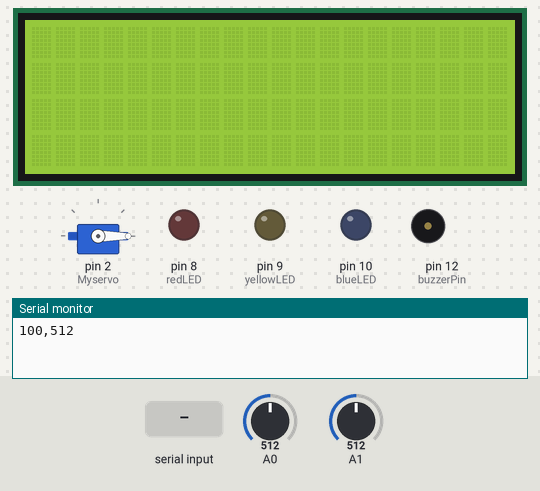
A sketch run on a simulated Arduino Uno, built with avr-gcc and run on an emulated ATmega328P. On the bench: 20×4 character LCD, servo, output pins drawn as LEDs (lit = HIGH), buzzer (waves = sounding), the last lines printed to the serial monitor. The inputs (shaded band) are chosen by the test bench; at power-on: A0 = 512, A1 = 512.

Above: at 2.7 s.
2.8 s: "open_buzzer\n" received over Serial
At 13.7 s:
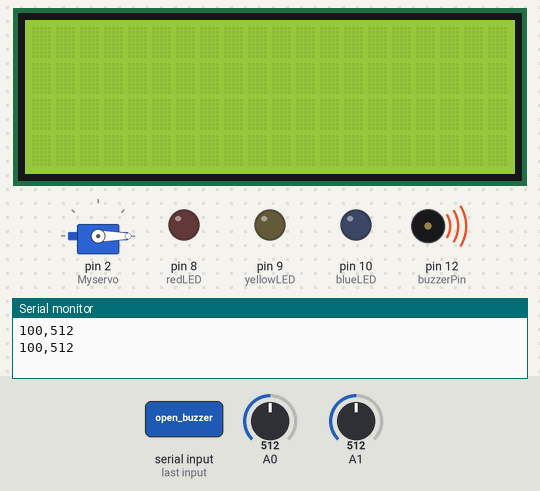
14.0 s: "open_watersprinkle\n" received over Serial
At 23.8 s:
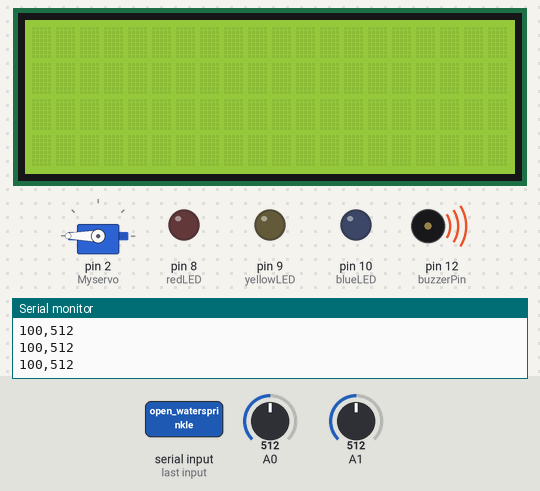
25.5 s: "redLED\n" received over Serial
At 35.5 s:
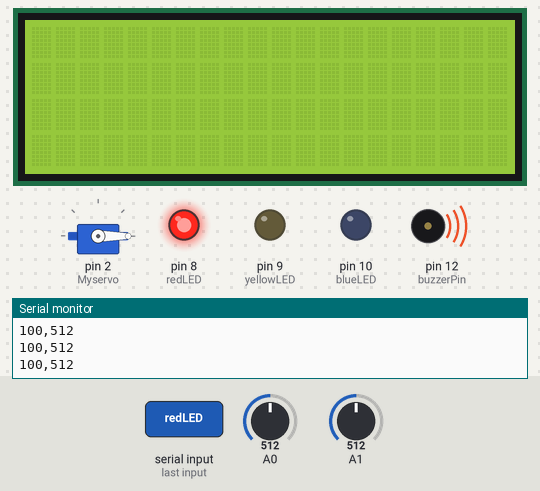
36.0 s: "close_buzzer\n" received over Serial
At 46.6 s:
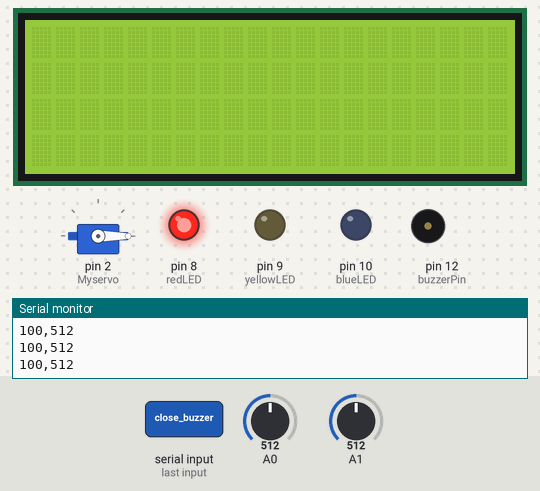
47.4 s: "yellowLED\n" received over Serial
At 57.0 s:
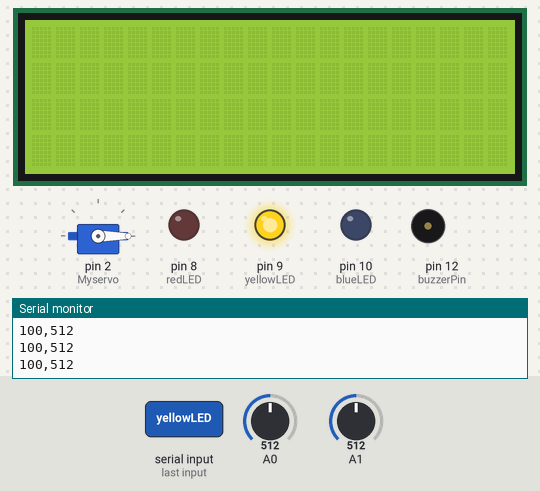
57.9 s: "blueLED\n" received over Serial
At 67.5 s:
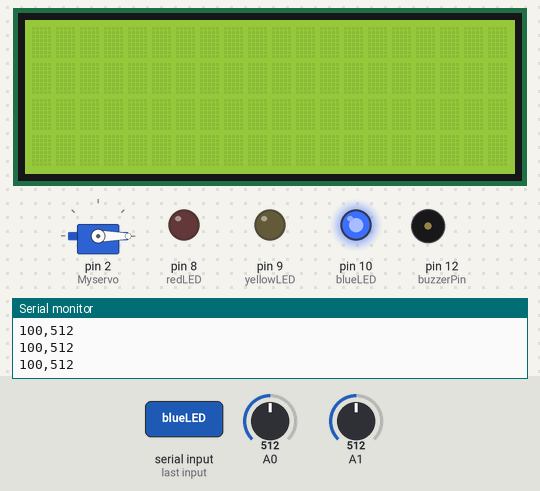
Timing chart, 0 to 69.0 s (numbered marks = the images above; inputs shaded):
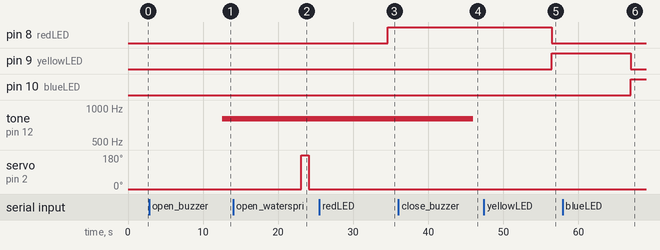

The sketch:

FireAlarmSketch.ino
```cpp
#include <Servo.h>
#include <Wire.h>
#include <LiquidCrystal_I2C.h>
#include <stdio.h>

#define MQ2pin A1;
#define temperatureMeter A0;


LiquidCrystal_I2C lcd(0x27, 20, 4);
Servo Myservo;
int buzzerPin = 12;
int redLED = 8;
int yellowLED = 9;
int blueLED = 10;

//float temp;
int tempvalue = 0;
int smokeValue = 0;

bool buzzleToggle;
bool watersprinkleToggle;
char buffer[30];

void setup() {
  // put your setup code here, to run once:
  Serial.begin(9600);

  //LCD Display
  lcd.begin();
  lcd.backlight();
  lcd.setCursor(0,0);
  delay(1000);

  buzzleToggle = true;
  watersprinkleToggle = true;
  //Servo motor
  Myservo.attach(2);

  Myservo.write(0);

  //Buzzer and LED
  pinMode(buzzerPin, OUTPUT);
  pinMode(redLED,OUTPUT);
  pinMode(yellowLED, OUTPUT);
  pinMode(blueLED,OUTPUT);
  delay(500);

}

void loop() {
  // put your main code here, to run repeatedly:

  tempvalue = map(analogRead(A0),0,1023,0,200);

  //Gas sensor
  smokeValue = analogRead(A1);


  sprintf(buffer, "%02d,%02d",tempvalue,smokeValue);
  Serial.println(buffer);
  delay(500);

  if(Serial.available()>0){

    String case_command = Serial.readStringUntil('\n');
      if(case_command == "normaltemp_and_normalsmokevalue")
      {

          lcd.setCursor(0,1);
          lcd.print("     NO SMOKE   ");
          noTone(buzzerPin);
          digitalWrite(redLED,LOW);
          digitalWrite(yellowLED, LOW);
          digitalWrite(blueLED,HIGH);
      }
      else if(case_command == "normaltemp_and_highsmokevalue")
      {

          lcd.setCursor(0,1);
          lcd.print("SMOKE DETECTED!!!");
          digitalWrite(redLED,LOW);
          digitalWrite(yellowLED,HIGH);
          digitalWrite(blueLED,LOW);
      }
      else if(case_command == "hightemp_and_normalsmokevalue")
      {

          lcd.setCursor(0,1);
          lcd.print("    NO SMOKE    ");
          digitalWrite(redLED,LOW);
          digitalWrite(yellowLED,HIGH);
          digitalWrite(blueLED,LOW);
      }
      else if(case_command == "hightemp_and_highsmokevalue")
      {
          if(buzzleToggle == true)
          {
            tone(buzzerPin,800);
          }
          if(watersprinkleToggle == true)
          {
             Myservo.write(180);
          }
            delay(900);

            noTone(buzzerPin);
            Myservo.write(0);


          if(buzzleToggle != true)
          {
            noTone(buzzerPin);
          }
          if(watersprinkleToggle != true)
          {
               Myservo.write(0);
          }
          delay(1000);

          lcd.setCursor(0,1);
          lcd.print("SMOKE DETECTED!!");
          digitalWrite(redLED,HIGH);
          digitalWrite(yellowLED,LOW);
          digitalWrite(blueLED,LOW);
      }

      else if(case_command == "open_buzzer")
      {
           buzzleToggle = true;
           tone(buzzerPin,800);
      }
      else if(case_command == "open_watersprinkle")
      {
           watersprinkleToggle = true;

              Myservo.write(180);

              delay(1000);

              Myservo.write(0);
      }

      else if(case_command == "close_buzzer")
      {
           buzzleToggle = false;
           delay(900);
           noTone(buzzerPin);
      }
      else if(case_command == "close_watersprinkle")
      {
           watersprinkleToggle = false;
           if(watersprinkleToggle != true)
            {
              Myservo.write(0);
            }
            delay(1000);
      }
      else if(case_command == "redLED")
      {
          digitalWrite(redLED,HIGH);
          digitalWrite(yellowLED,LOW);
          digitalWrite(blueLED,LOW);
      }

      else if(case_command == "yellowLED")
      {
          digitalWrite(redLED,LOW);
          digitalWrite(yellowLED,HIGH);
          digitalWrite(blueLED,LOW);
      }

      else if (case_command == "blueLED")
      {

          digitalWrite(redLED,LOW);
          digitalWrite(yellowLED,LOW);
          digitalWrite(blueLED,HIGH);
      }
  }
  delay(10000);
}
```

Measured:
- after the input at 2.8 s, tone on pin 12 (buzzerPin): silent → 800 Hz after 9.8 s
- after the input at 14.0 s, servo on pin 2 (Myservo): 0° → 180° after 9.1 s, → 0° 1.0 s later
- after the input at 25.5 s, pin 8 (redLED): LOW → HIGH after 9.1 s
- after the input at 36.0 s, tone on pin 12 (buzzerPin): 800 Hz → silent after 10.0 s
- after the input at 47.4 s, pin 8 (redLED): HIGH → LOW after 9.1 s; pin 9 (yellowLED): LOW → HIGH after 9.1 s
- after the input at 57.9 s, pin 9 (yellowLED): HIGH → LOW after 9.1 s; pin 10 (blueLED): LOW → HIGH after 9.1 s
